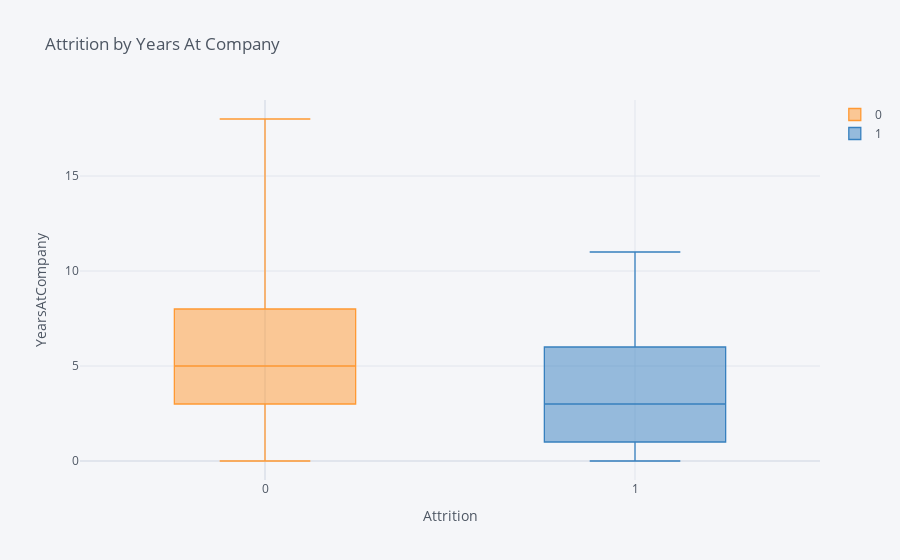

Here is the notebook cell this chart was saved with:
### Code cell
data1.pivot(columns='Attrition', 
            values='YearsAtCompany').iplot(kind='box', 
                                      xTitle='Attrition',
                                      yTitle='YearsAtCompany', 
                                      title='Attrition by Years At Company')

### Figure 1 — Plotly figure (JSON) as saved in the notebook; plotly's stock layout.template omitted (floating-point values rounded to 4 significant figures; data arrays with more than 128 entries replaced by an {"elided": "..."} marker saying what was removed)
{"data": [{"boxpoints": false, "line": {"width": 1.3}, "marker": {"color": "rgba(255, 153, 51, 1.0)"}, "name": "0", "orientation": "v", "type": "box", "y": {"elided": "779 int values"}}, {"boxpoints": false, "line": {"width": 1.3}, "marker": {"color": "rgba(55, 128, 191, 1.0)"}, "name": "1", "orientation": "v", "type": "box", "y": {"elided": "779 int values"}}], "layout": {"legend": {"bgcolor": "#F5F6F9", "font": {"color": "#4D5663"}}, "paper_bgcolor": "#F5F6F9", "plot_bgcolor": "#F5F6F9", "title": {"font": {"color": "#4D5663"}, "text": "Attrition by Years At Company"}, "xaxis": {"gridcolor": "#E1E5ED", "showgrid": true, "tickfont": {"color": "#4D5663"}, "title": {"font": {"color": "#4D5663"}, "text": "Attrition"}, "zerolinecolor": "#E1E5ED"}, "yaxis": {"gridcolor": "#E1E5ED", "showgrid": true, "tickfont": {"color": "#4D5663"}, "title": {"font": {"color": "#4D5663"}, "text": "YearsAtCompany"}, "zerolinecolor": "#E1E5ED"}}}
